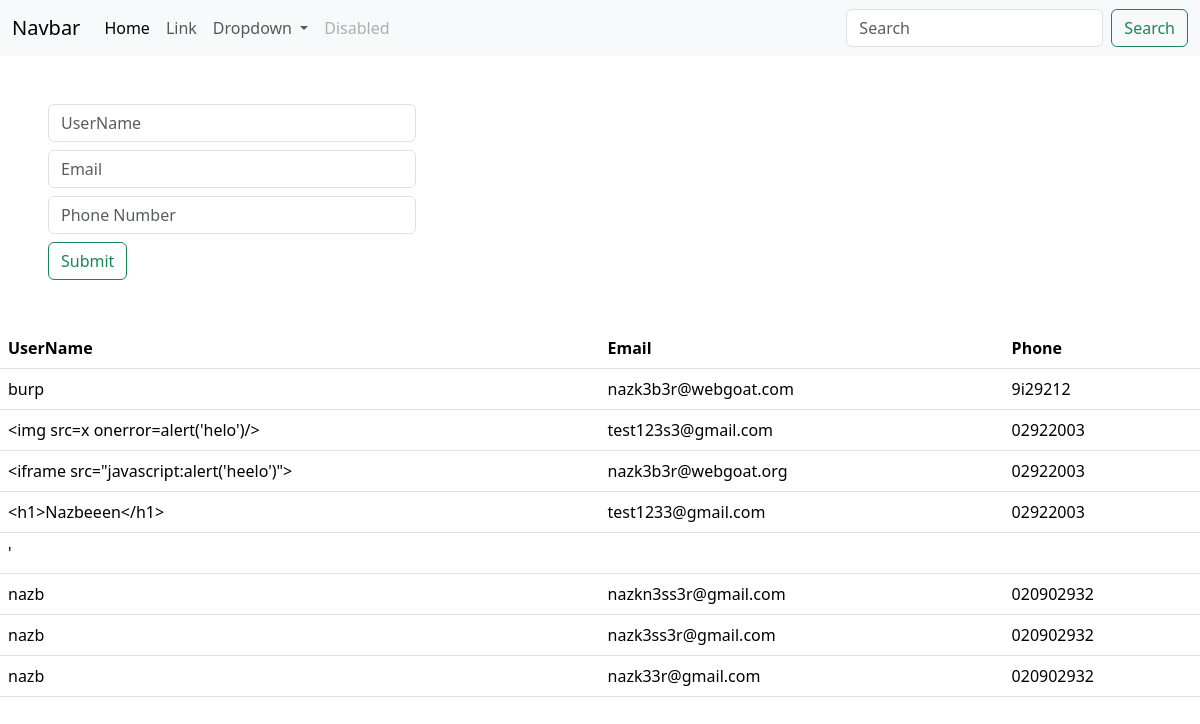
The page / on the database its author committed.
### nzk33rApp/models.py (models this page shows)
class Person(models.Model):
    username =models.CharField(max_length=200)
    email = models.EmailField(max_length=200,unique=True)
    phone = models.CharField(max_length=200)

### nzk33rApp/views.py (the view, shortened to what this page needs)
# urls.py: 2. Add a URL to urlpatterns:  path('', views.home, name='home')
def home(request):
    personobj = Person.objects.all().order_by('-id')
    return render(request, 'index.html',context={'person':personobj})

### templates/index.html (shortened to what this page needs)
<!DOCTYPE html>
<html lang="en">
<head>
    <link href="https://cdn.jsdelivr.net/npm/bootstrap@5.3.2/dist/css/bootstrap.min.css" rel="stylesheet">
</head>
<body>
    <nav class="navbar navbar-expand-lg bg-body-tertiary">
        <div class="container-fluid">
          <a class="navbar-brand" href="#">Navbar</a>
          <div class="collapse navbar-collapse" id="navbarSupportedContent">
            <ul class="navbar-nav me-auto mb-2 mb-lg-0">
              <li class="nav-item">
                <a class="nav-link active" aria-current="page" href="#">Home</a>
              </li>
              <li class="nav-item">
                <a class="nav-link" href="#">Link</a>
              </li>
              <li class="nav-item dropdown">
                <a class="nav-link dropdown-toggle" href="#" role="button" data-bs-toggle="dropdown" aria-expanded="false">
                  Dropdown
                </a>
              </li>
              <li class="nav-item">
                <a class="nav-link disabled" aria-disabled="true">Disabled</a>
              </li>
            </ul>
            <form class="d-flex" role="search">
              <input class="form-control me-2" type="search" placeholder="Search" aria-label="Search">
              <button class="btn btn-outline-success" type="submit">Search</button>
            </form>
          </div>
        </div>
      </nav>
    <form action="" method="post" class=" m-5">
        <div class="row-8">
            <div class="col-4 mb-2">
                <input type="text" class="form-control" name="username" placeholder="UserName">
            </div>
            <div class="col-4 mb-2">
                <input type="email" class="form-control" name="email" placeholder="Email">
            </div>
            <div class="col-4 mb-2">
                <input type="text" class="form-control" name="phone" placeholder="Phone Number">
            </div>
        </div>
        <button type="submit" class="btn btn-outline-success ">Submit</button>
    </form>
    <table class="table">
        <thead>
          <tr>
            <th scope="col">UserName</th>
            <th scope="col">Email</th>
            <th scope="col">Phone</th>
          </tr>
        </thead>
        <tbody>
            {% for person in person %}
          <tr>
            <td>{{person.username}}</td>
            <td>{{person.email}}</td>
            <td>{{person.phone}}</td>
          </tr>
         {% endfor %}
        </tbody>
      </table>
</body>
</html>

### rows shown on the page
Person: username "burp", email "nazk3b3r@webgoat.com", phone "9i29212"
Person: username "<img src=x onerror=alert('helo')/>", email "test123s3@gmail.com", phone "02922003"
Person: username "<iframe src=\"javascript:alert('heelo')\">", email "nazk3b3r@webgoat.org", phone "02922003"
Person: username "<h1>Nazbeeen</h1>", email "test1233@gmail.com", phone "02922003"
Person: username "'"
Person: username "nazb", email "nazkn3ss3r@gmail.com", phone "020902932"
Person: username "nazb", email "nazk3ss3r@gmail.com", phone "020902932"
Person: username "nazb", email "nazk33r@gmail.com", phone "020902932"
